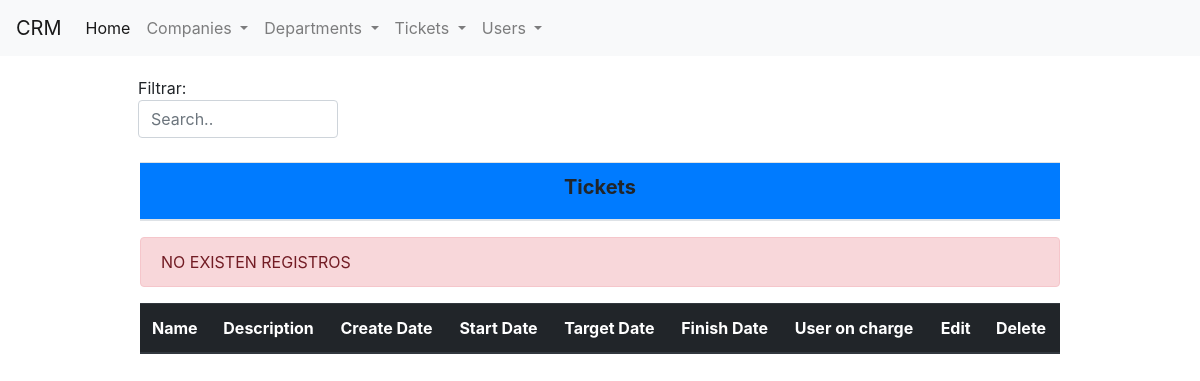
Before: /Tickets/ with the older database file.
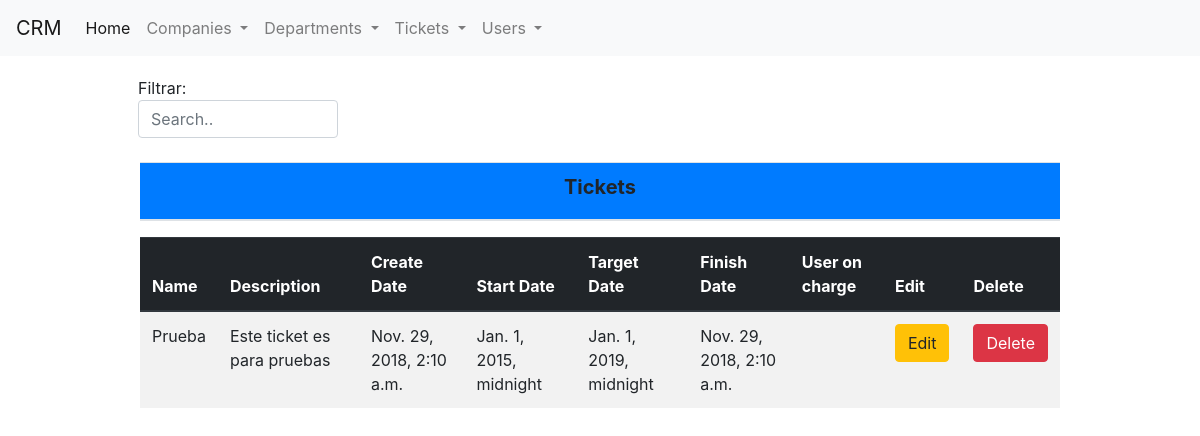
After: the same page with the newer database file.
### Tickets/models.py (models this page shows, shortened)
class Tickets(models.Model):
	tck_id = models.AutoField(primary_key=True)
	tck_name = models.CharField(max_length=256, null=False)
	tck_description = models.TextField(max_length=1000, null=False)
	tck_createDate = models.DateTimeField(auto_now_add=True, null=False)
	tck_startDate = models.DateTimeField(null=False)
	tck_targetDate = models.DateTimeField(null=False)
	tck_finishDate = models.DateTimeField(auto_now=True, null=False)
	tck_usr_inCharge = models.ForeignKey(Users, on_delete=models.CASCADE)

### Tickets/views.py (the view)
# urls.py: path('', views.Index.as_view(), name='Index_Companies_view'),
class Index(generic.ListView):
	template_name = "Tickets/index.html"
	queryset = Tickets.objects.all()
	def get_queryset(self, *args, **kwargs):
		qs = Tickets.objects.all()
		print(self.request.GET)
		query = self.request.GET.get("q", None)
		if query is not None:
			qs = qs.filter(Q(tck_id__icontains=query) | Q(tck_name__icontains=query))
		return qs
	def get_context_data(self, *args, **kwargs):
		context = super(Index, self).get_context_data(*args, **kwargs)
		context["create_form"] = FormTickets()
		return context

### Tickets/forms.py
class FormTickets(forms.ModelForm):
	class Meta:
		model = Tickets
		fields = '__all__'

### templates/Tickets/index.html (shortened to what this page needs)
{% extends "base.html" %}
{% block content %}
<div class="row">
		<div class="col-md-1"></div>
		<div class="col-md-10" style="margin-top: 20px;">
			<div class="col-md-3" style="margin-left: -17px;">
			Filtrar: <input class="form-control" id="buscar" type="text" placeholder="Search..">
			<br>
			</div>
			<table class="table table-striped"><thead><th class="bg-primary" style="text-align: center;"><h5><b>Tickets</b></h5></h1></th></thead></table>
			<table id="datos" class="table table-striped">
				<thead class="thead-dark">
					<th>Name</th>
					<th>Description</th>
					<th>Create Date</th>
					<th>Start Date</th>
					<th>Target Date</th>
					<th>Finish Date</th>
					<th>User on charge</th>
					<th>Edit</th>
					<th>Delete</th>
				</thead>
				<tbody>
					{% for Ticket in object_list %}
						<tr>
							<td>{{Ticket.tck_name}}</td>
							<td>{{Ticket.tck_description}}</td>
							<td>{{Ticket.tck_createDate}}</td>
							<td>{{Ticket.tck_startDate}}</td>
							<td>{{Ticket.tck_targetDate}}</td>
							<td>{{Ticket.tck_finishDate}}</td>
							<td>{{Ticket.tck_ust_inCharge}}</td>
							<td><a class="btn btn-warning" href="Edit_Ticket/{{Ticket.tck_id}}">Edit</a></td>
							<td><a class="btn btn-danger" href="Delete_Ticket/{{Ticket.tck_id}}">Delete</a></td>
						</tr>
					{% empty%}
					<div class="alert alert-danger" role="alert">
					  NO EXISTEN REGISTROS
					</div>
					{% endfor %}
				</tbody>
			</table>
		</div>
		<div class="col-md-1"></div>
</div>
{% endblock %}

Changed rows visible on the page:
added Tickets: tck_name "Prueba", tck_description "Este ticket es para pruebas", tck_createDate "Nov. 29, 2018, 2:10 a.m.", tck_startDate "Jan. 1, 2015, midnight", tck_targetDate "Jan. 1, 2019, midnight", tck_finishDate "Nov. 29, 2018, 2:10 a.m."
Other visible differences:
text no longer shown: "NO EXISTEN REGISTROS"
